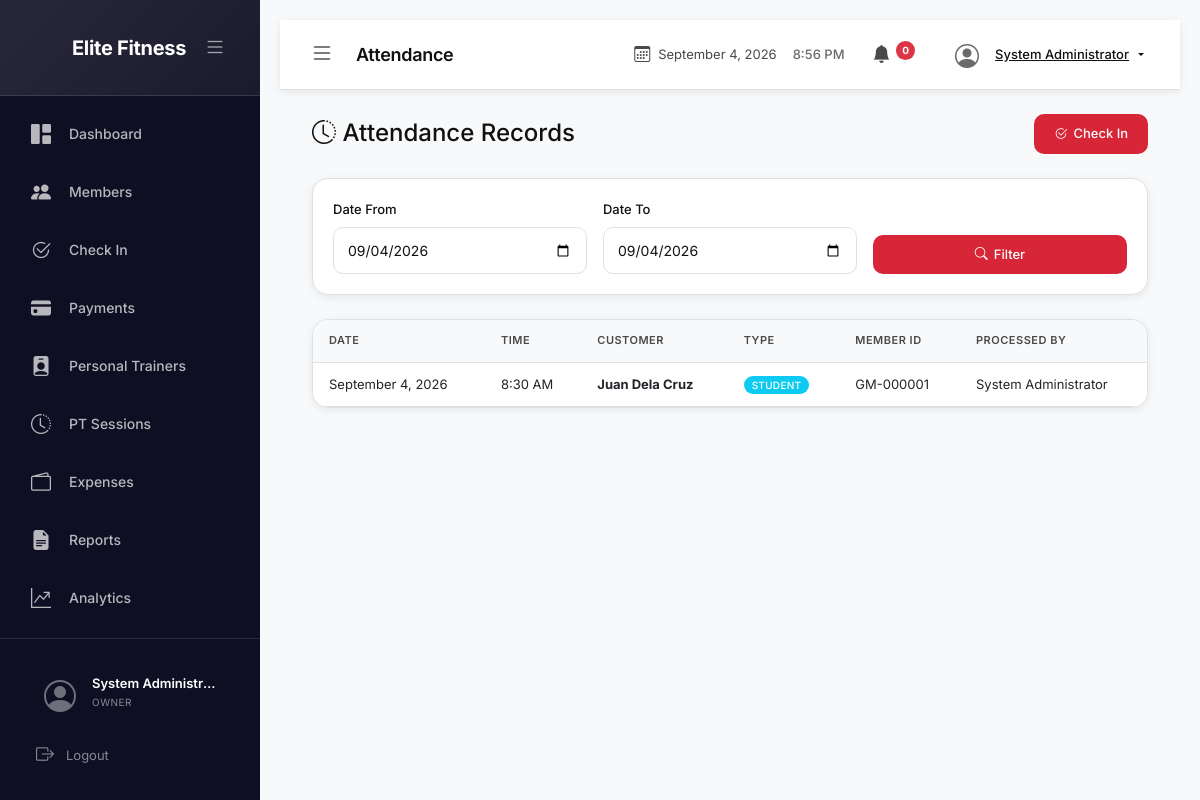
Page /attendance/index.php (signed in) on the committed database.
### tables this page shows
CREATE TABLE attendance (
    attendance_id INT PRIMARY KEY AUTO_INCREMENT,
    member_id INT NULL,
    walkin_name VARCHAR(100) NULL,
    customer_type ENUM('student', 'regular') NOT NULL,
    check_in_date DATE NOT NULL,
    check_in_time TIME NOT NULL,
    membership_status VARCHAR(20),
    pt_session_id INT NULL,
    processed_by INT NOT NULL,
    notes TEXT,
    created_at TIMESTAMP DEFAULT CURRENT_TIMESTAMP,
    FOREIGN KEY (member_id) REFERENCES members(member_id) ON DELETE SET NULL,
    FOREIGN KEY (processed_by) REFERENCES users(user_id),
    INDEX idx_member (member_id),
    INDEX idx_date (check_in_date),
    INDEX idx_processed_by (processed_by),
    INDEX idx_customer_type (customer_type)
);

CREATE TABLE members (
    member_id INT PRIMARY KEY AUTO_INCREMENT,
    member_number VARCHAR(20) UNIQUE NOT NULL,
    first_name VARCHAR(50) NOT NULL,
    middle_name VARCHAR(50),
    last_name VARCHAR(50) NOT NULL,
    suffix VARCHAR(10),
    date_of_birth DATE,
    gender ENUM('male', 'female', 'other'),
    contact_number VARCHAR(20) NOT NULL,
    email VARCHAR(100),
    address TEXT,
    emergency_contact_name VARCHAR(100),
    emergency_contact_number VARCHAR(20),
    profile_image VARCHAR(255),
    qr_code VARCHAR(255),
    customer_type ENUM('student', 'regular') NOT NULL,
    status ENUM('active', 'suspended', 'cancelled') DEFAULT 'active',
    notes TEXT,
    created_by INT,
    created_at TIMESTAMP DEFAULT CURRENT_TIMESTAMP,
    updated_at TIMESTAMP DEFAULT CURRENT_TIMESTAMP ON UPDATE CURRENT_TIMESTAMP,
    FOREIGN KEY (created_by) REFERENCES users(user_id) ON DELETE SET NULL,
    INDEX idx_member_number (member_number),
    INDEX idx_status (status),
    INDEX idx_customer_type (customer_type),
    INDEX idx_name (last_name, first_name)
);

CREATE TABLE users (
    user_id INT PRIMARY KEY AUTO_INCREMENT,
    username VARCHAR(50) UNIQUE NOT NULL,
    password_hash VARCHAR(255) NOT NULL,
    email VARCHAR(100) UNIQUE NOT NULL,
    full_name VARCHAR(100) NOT NULL,
    role ENUM('owner', 'front_desk', 'trainer') NOT NULL,
    contact_number VARCHAR(20),
    profile_image VARCHAR(255),
    last_login DATETIME,
    status ENUM('active', 'inactive') DEFAULT 'active',
    created_at TIMESTAMP DEFAULT CURRENT_TIMESTAMP,
    updated_at TIMESTAMP DEFAULT CURRENT_TIMESTAMP ON UPDATE CURRENT_TIMESTAMP,
    INDEX idx_role (role),
    INDEX idx_status (status),
    INDEX idx_username (username)
);

### includes/functions.php (called while the page is built, shortened)
<?php
function formatDate($date, $format = null) {
    if ($format === null) $format = defined('DISPLAY_DATE_FORMAT') ? DISPLAY_DATE_FORMAT : 'F j, Y';
    try {
        $datetime = new DateTime($date);
        return $datetime->format($format);
    } catch (Exception $e) {
        return $date;
    }
}
function formatTime($time) {
    $format = defined('DISPLAY_TIME_FORMAT') ? DISPLAY_TIME_FORMAT : 'g:i A';
    try {
        $datetime = new DateTime($time);
        return $datetime->format($format);
    } catch (Exception $e) {
        return $time;
    }
}
?>

### attendance/index.php (the view, shortened to what this page needs)
<?php
require_once '../config/config.php';
$date_from = isset($_GET['date_from']) ? sanitize($_GET['date_from']) : date('Y-m-d');
$date_to = isset($_GET['date_to']) ? sanitize($_GET['date_to']) : date('Y-m-d');
$page = isset($_GET['page']) ? (int)$_GET['page'] : 1;
$limit = ITEMS_PER_PAGE;
$offset = ($page - 1) * $limit;
try {
    $sql = "SELECT a.*,
            CASE
                WHEN a.member_id IS NOT NULL THEN CONCAT(m.first_name, ' ', m.last_name)
                ELSE a.walkin_name
            END as customer_name,
            m.member_number,
            u.full_name as processed_by_name
            FROM attendance a
            LEFT JOIN members m ON a.member_id = m.member_id
            LEFT JOIN users u ON a.processed_by = u.user_id
            WHERE a.check_in_date BETWEEN ? AND ?
            ORDER BY a.check_in_date DESC, a.check_in_time DESC
            LIMIT ? OFFSET ?";
    $stmt = $pdo->prepare($sql);
    $stmt->execute([$date_from, $date_to, $limit, $offset]);
    $attendance = $stmt->fetchAll();
} catch (PDOException $e) {
    error_log('Get attendance error: ' . $e->getMessage());
    $attendance = [];
}
include '../includes/header.php';
?>
<body>
    <div class="app-container">
        <?php include '../includes/sidebar.php'; ?>
        <div class="main-content">
            <?php include '../includes/navbar.php'; ?>
            <div class="content-wrapper">
                <div class="d-flex align-items-center justify-content-between mb-4">
                    <h4 class="mb-0"><i class="bi bi-clock-history"></i> Attendance Records</h4>
                    <a href="checkin.php" class="btn btn-primary">
                        <i class="bi bi-check2-circle"></i> Check In
                    </a>
                </div>
                <div class="card modern-card mb-4">
                    <div class="card-body">
                        <form method="GET" action="" class="row g-3">
                            <div class="col-md-4">
                                <label class="form-label">Date From</label>
                                <input type="date" class="form-control" name="date_from" value="<?php echo $date_from; ?>">
                            </div>
                            <div class="col-md-4">
                                <label class="form-label">Date To</label>
                                <input type="date" class="form-control" name="date_to" value="<?php echo $date_to; ?>">
                            </div>
                            <div class="col-md-4 d-flex align-items-end">
                                <button type="submit" class="btn btn-primary w-100">
                                    <i class="bi bi-search"></i> Filter
                                </button>
                            </div>
                        </form>
                    </div>
                </div>
                <div class="card modern-card">
                    <div class="card-body p-0">
                        <div class="table-responsive">
                            <table class="table table-hover mb-0">
                                <thead>
                                    <tr>
                                        <th>Date</th>
                                        <th>Time</th>
                                        <th>Customer</th>
                                        <th>Type</th>
                                        <th>Member ID</th>
                                        <th>Processed By</th>
                                    </tr>
                                </thead>
                                <tbody>
                                    <?php if (empty($attendance)): ?>
                                    <tr>
                                        <td colspan="6" class="text-center text-muted py-4">
                                            <i class="bi bi-clock" style="font-size: 32px; display: block; margin-bottom: 8px;"></i>
                                            No attendance records found.
                                        </td>
                                    </tr>
                                    <?php else: ?>
                                        <?php foreach ($attendance as $record): ?>
                                        <tr>
                                            <td><?php echo formatDate($record['check_in_date']); ?></td>
                                            <td><?php echo formatTime($record['check_in_time']); ?></td>
                                            <td>
                                                <strong><?php echo htmlspecialchars($record['customer_name'] ?? 'N/A'); ?></strong>
                                            </td>
                                            <td>
                                                <span class="badge <?php echo $record['customer_type'] === 'student' ? 'bg-info' : 'bg-secondary'; ?>">
                                                    <?php echo ucfirst($record['customer_type']); ?>
                                                </span>
                                            </td>
                                            <td><?php echo htmlspecialchars($record['member_number'] ?? 'Walk-in'); ?></td>
                                            <td><?php echo htmlspecialchars($record['processed_by_name'] ?? 'Unknown'); ?></td>
                                        </tr>
                                        <?php endforeach; ?>
                                    <?php endif; ?>
                                </tbody>
                            </table>
                        </div>
                    </div>
                </div>
            </div>
            <?php include '../includes/footer.php'; ?>
</body>
</html>

### assets/css/style.css (style rules this page uses)
:root { --primary-dark: #0f0f23; --secondary-dark: #1a1a3b; --card-bg: #ffffff; --light-bg: #f8f9fa; --accent-color: #d72638; --accent-hover: #c01f30; --accent-gradient: linear-gradient(135deg, #d72638, #c01f30); --text-primary: #111111; --text-secondary: #4a4a4a; --text-light: #6b6b6b; --border-color: #e0e0e0; --border-light: #f0f0f0; --success-color: #28a745; --warning-color: #ffc107; --danger-color: #dc3545; --info-color: #17a2b8; --sidebar-width: 260px; --sidebar-collapsed: 70px; --navbar-height: 70px; --shadow-sm: 0 2px 8px rgba(0,0,0,0.08); --shadow-md: 0 4px 20px rgba(0,0,0,0.12); --shadow-lg: 0 12px 40px rgba(0,0,0,0.16); --shadow-inset: 0 2px 4px rgba(0,0,0,0.04); --radius-sm: 10px; --radius-md: 16px; --radius-lg: 20px; --radius-card: 12px; --transition: all 0.4s cubic-bezier(0.4, 0, 0.2, 1); --transition-fast: all 0.2s ease; }
* { margin: 0; padding: 0; box-sizing: border-box; }
body { font-family: 'Inter', 'Segoe UI', Roboto, sans-serif; background: var(--light-bg); color: var(--text-primary); overflow-x: hidden; line-height: 1.6; }
a { text-decoration: none; color: var(--accent-color); transition: var(--transition-fast); }
.app-container { display: flex; min-height: 100vh; overflow: hidden; }
.main-content { flex: 1; min-height: 100vh; padding: 20px; width: 100%; transition: var(--transition); position: relative; z-index: 100; margin-left: var(--sidebar-width); }
.content-wrapper { padding: 24px 32px; flex: 1; min-height: 0; }
.modern-card { border: 1px solid var(--border-color); border-radius: var(--radius-md); box-shadow: var(--shadow-sm); overflow: hidden; margin-bottom: 20px; background: #ffffff; transition: var(--transition); }
.modern-card .card-body { padding: 20px; }
.table { font-size: 13px; }
.table thead th { background: var(--light-bg); font-weight: 600; font-size: 11px; text-transform: uppercase; letter-spacing: 0.5px; color: var(--text-secondary); border-bottom: 1px solid var(--border-color); padding: 12px 16px; }
.table tbody td { padding: 11px 16px; vertical-align: middle; border-bottom: 1px solid var(--border-color); }
.table tbody tr { transition: var(--transition-fast); }
.table tbody .badge { padding: 4px 8px; font-size: 10px; }
.badge { font-weight: 500; padding: 4px 10px; border-radius: 20px; font-size: 11px; text-transform: uppercase; letter-spacing: 0.3px; }
.form-control { border-radius: var(--radius-sm); border: 1px solid var(--border-color); padding: 12px 14px; font-size: 14px; color: var(--text-primary); background: #ffffff; transition: var(--transition); width: 100%; }
.form-control::placeholder { color: var(--text-light); opacity: 0.8; }
.form-label { font-weight: 500; font-size: 13px; color: var(--text-primary); margin-bottom: 8px; display: block; }
.btn { display: inline-flex; align-items: center; justify-content: center; gap: 6px; padding: 10px 20px; border-radius: var(--radius-sm); font-size: 13px; font-weight: 500; cursor: pointer; border: none; transition: var(--transition-fast); }
.btn i { font-size: inherit; }
.btn-primary { background: var(--accent-color); color: #ffffff; }

### rows in the picture
attendance: check_in_date "September 4, 2026", check_in_time "8:30 AM", customer_name "Juan Dela Cruz", customer_type "STUDENT", member.member_number "GM-000001", processed_by.full_name "System Administrator"

### other values in the picture
$_SESSION['full_name'] "System Administr…"
$_SESSION['role'] "OWNER"
$page_title "Attendance"
$_SESSION['full_name'] "System Administrator"
